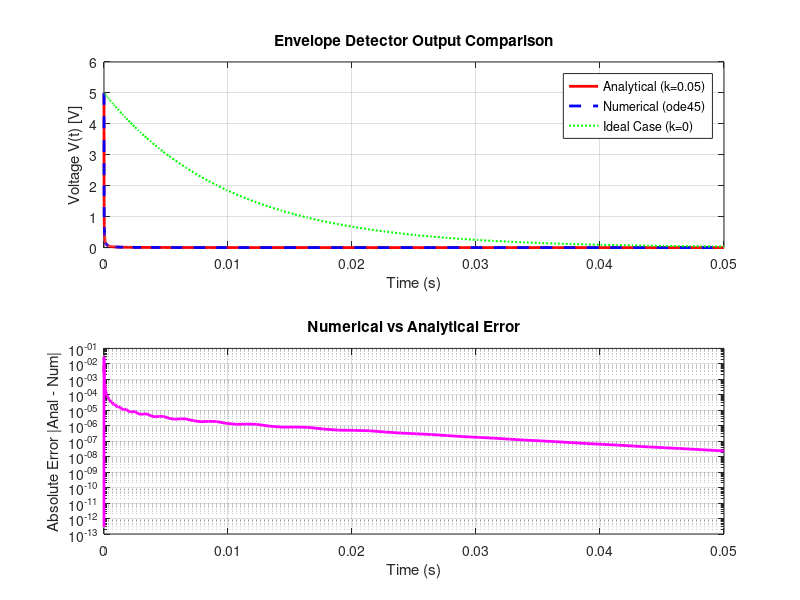

MATLAB code to generate this figure:
%% Differential Equations Final Project -- PART 1: Envelope Detector Circuit
% shima samadi , mahyas javaheri
% Term: 1404_05 Second Semester | Instructor: Dr. Shameli

clc;
clear;
close all;
fprintf('\n============================================================\n');
fprintf('PART 1: Envelope Detector Circuit\n');
fprintf('============================================================\n');
% Parametrs
C = 1e-6;    % 1 uF
R = 10e3;    % 10 kOhm
k = 0.05;    % Leakage factor (A/V^2)
V0 = 5;      % Initial voltage (V)
tspan1 = [0, 0.05];
% 1-2-1) Analyrical Solution
fprintf(['1-2-1) The ODE  dV/dt + (1/RC)V + (k/C)V^2 = 0  is a BERNOULLI\n' ...
         '  equation (y'' + P(t)y = Q(t)y^n, n = 2). Substituting u = V^(-1)\n' ...
         '  gives u'' - (1/RC)u = k/C, a first-order LINEAR ODE. Solving and\n' ...
         '  back-substituting (u = 1/V) yields the exact closed form:\n' ...
         '  V(t) = 1 / ( (k*R + 1/V0)*exp(t/(R*C)) - k*R )\n\n']);
% 1-2-2) Numerical Soltion using ode45
ode_p1 = @(t, V) -1/(R*C)*V - (k/C)*V^2;
[t1, V_num] = ode45(ode_p1, tspan1, V0);
% Analytical curve +ideal(k=0) refrence curve
V_anal  = 1 ./ ( (k*R + 1/V0) .* exp(t1./(R*C)) - k*R );
V_ideal = V0 * exp(-t1./(R*C));
% 1-2-3-1/2) Comparisn plot+ error plot
figure('Name', 'Part 1: Envelope Detector', 'NumberTitle', 'off');
subplot(2,1,1);
plot(t1, V_anal, 'r-', 'LineWidth', 2); hold on;
plot(t1, V_num, 'b--', 'LineWidth', 2);
plot(t1, V_ideal, 'g:', 'LineWidth', 1.5);
grid on;
xlabel('Time (s)');
ylabel('Voltage V(t) [V]');
title('Envelope Detector Output Comparison');
legend('Analytical (k=0.05)', 'Numerical (ode45)', 'Ideal Case (k=0)');
subplot(2,1,2);
error1 = abs(V_anal - V_num);
semilogy(t1, error1, 'm-', 'LineWidth', 2);
grid on;
xlabel('Time (s)');
ylabel('Absolute Error |Anal - Num|');
title('Numerical vs Analytical Error');
% 1-2-3-3) Discusion: efect of the nonlinear leakage term on discharge speed
thresh = V0/2;
t_half_real  = R*C * log( (1/thresh + k*R) / (k*R + 1/V0) );
t_half_ideal = R*C * log(2);
fprintf('1-2-3-3) Time for V(t) to fall to half its initial value (V0/2 = %.2f V):\n', thresh);
fprintf('    Real capacitor (k = 0.05) : t_1/2 = %.6e s\n', t_half_real);
fprintf('    Ideal capacitor (k = 0)   : t_1/2 = %.6e s\n', t_half_ideal);
fprintf(['    Because t_1/2(real) << t_1/2(ideal), thr nonlinear leakage term k*V^2\n' ...
         '    dominates the linear term V/R at these voltage levels and makes the\n' ...
         '    capacitor discharge MUCH faster thsn the ideal RC case. Physically,\n' ...
         '    "diagonal clipping distortion" happens when the RC discharge is too\n' ...
         '    slow to track a fast-dropping AM envelope; the extra nonlinear leakage\n' ...
         '    path speeds up the discharge (especially while V is large) and so tends\n' ...
         '    to REDUCE the risk of diagonal-clipping distortion compared to a purely\n' ...
         '    linear (ideal) detector with the ssme R and C.\n\n']);
fprintf('--- Part 1 Execution Completed Successfully ---\n');
